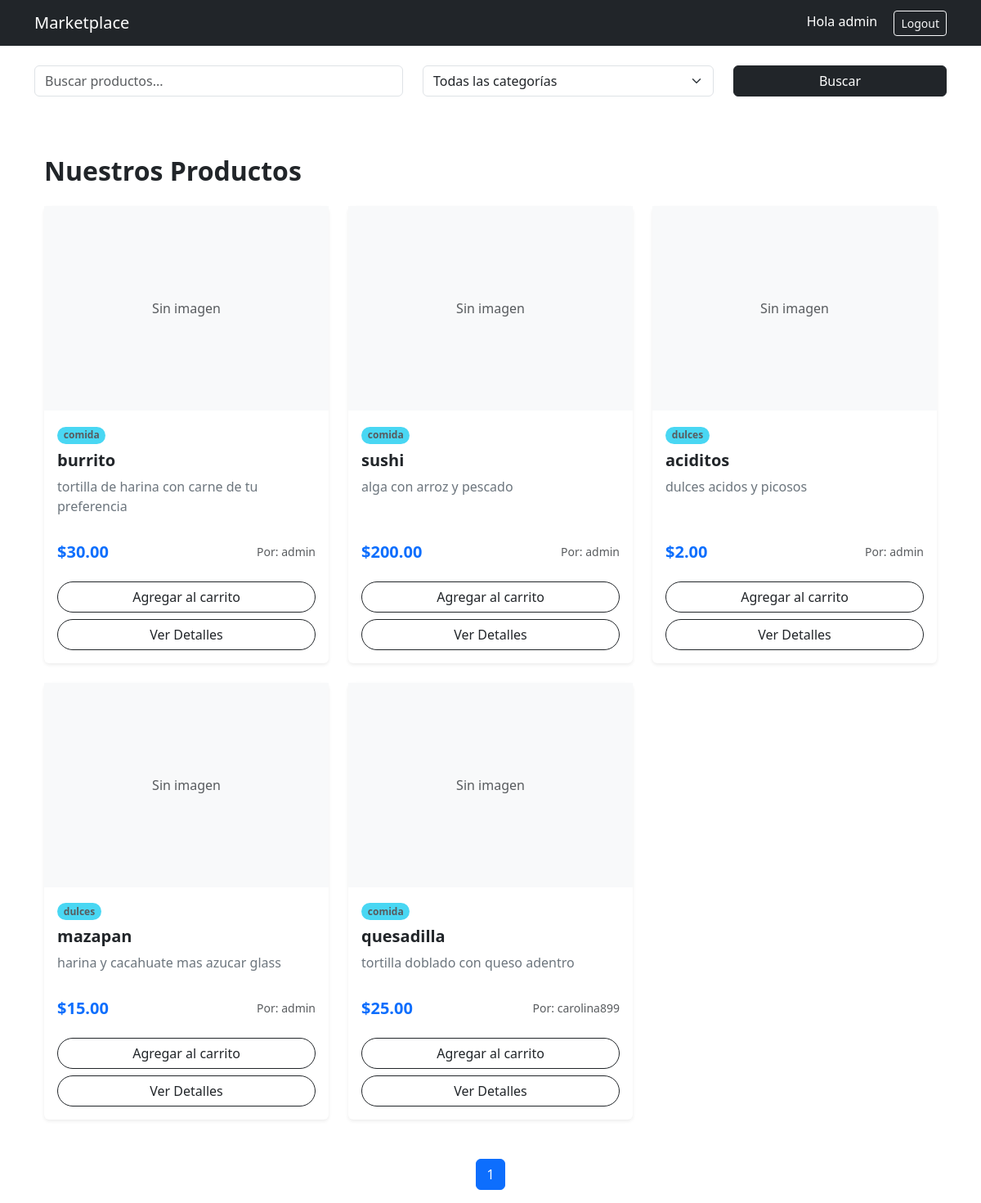
/ (signed in), run on the app's committed database.
### store/models.py (models this page shows, shortened)
class User(AbstractUser):
    id = models.UUIDField(primary_key=True, default=uuid.uuid4, editable=False)
    is_seller = models.BooleanField(default=False)

class Product(models.Model):
    id = models.UUIDField(primary_key=True, default=uuid.uuid4, editable=False)
    name = models.CharField(max_length=150)
    description = models.TextField()
    image = models.ImageField(upload_to='upload/', blank=True, null=True)
    price = models.DecimalField(max_digits=10, decimal_places=2)
    stock = models.PositiveIntegerField(default=0)
    owner = models.ForeignKey(
        User,
        on_delete=models.CASCADE,
        related_name='products'
    )  # 1:N
    categories = models.ManyToManyField(
        Category,
        related_name='products'
    )  # N:M
    created_at = models.DateTimeField(auto_now_add=True)

class Category(models.Model):
    id = models.UUIDField(primary_key=True, default=uuid.uuid4, editable=False)
    name = models.CharField(max_length=100)
    description = models.TextField(blank=True)

### store/views.py (the view)
# urls.py: 2. Add a URL to urlpatterns:  path('', views.home, name='home')
def home(request):
    query = request.GET.get('q')
    category_id = request.GET.get('category')
    products = Product.objects.select_related(
        'owner'
    ).prefetch_related(
        'categories'
    ).all()
    if query:
        products = products.filter(
            Q(name__icontains=query) |
            Q(description__icontains=query)
        )
    if category_id:
        products = products.filter(
            categories__id=category_id
        )
    paginator = Paginator(products, 6)
    page_number = request.GET.get('page')
    page_obj = paginator.get_page(page_number)
    categories = Category.objects.all()
    return render(request, 'store/home.html', {
        'page_obj': page_obj,
        'categories': categories,
        'products': products
    })

### store/templates/store/home.html (shortened to what this page needs)
{% extends 'store/base.html' %}
{% block content %}
<form method="GET" class="row mb-4">
    <div class="col-md-5">
        <input type="text"
               name="q"
               class="form-control"
               placeholder="Buscar productos...">
    </div>
    <div class="col-md-4">
        <select name="category"
                class="form-select">
            <option value="">Todas las categorías</option>
        </select>
    </div>
    <div class="col-md-3">
        <button class="btn btn-dark w-100">
            Buscar
        </button>
    </div>
</form>
<div class="container py-5">
    <h2 class="mb-4 fw-bold text-dark">Nuestros Productos</h2>
    <div class="row row-cols-1 row-cols-md-2 row-cols-lg-3 g-4">
        {% for product in products %}
        <div class="col">
            <div class="card h-100 border-0 shadow-sm transition-hover">
                {% if product.image %}
                    <img src="{{ product.image.url }}" class="card-img-top object-fit-cover" alt="{{ product.name }}" style="height: 250px;">
                {% else %}
                    <div class="bg-light d-flex align-items-center justify-content-center" style="height: 250px;">
                        <span class="text-muted">Sin imagen</span>
                    </div>
                {% endif %}
                <div class="card-body d-flex flex-column">
                    <div class="mb-2">
                        {% for cat in product.categories.all %}
                            <span class="badge rounded-pill bg-info text-dark opacity-75 small">{{ cat.name }}</span>
                        {% endfor %}
                    </div>
                    <h5 class="card-title fw-semibold">{{ product.name }}</h5>
                    <p class="card-text text-secondary flex-grow-1">
                        {{ product.description|truncatechars:100 }}
                    </p>
                    <div class="d-flex justify-content-between align-items-center mt-3">
                        <span class="h5 mb-0 fw-bold text-primary">${{ product.price }}</span>
                        <small class="text-muted">Por: {{ product.owner.username }}</small>
                    </div>
                </div>
                <div class="card-footer bg-transparent border-top-0 pb-3">
                    {% if user.is_authenticated %}
                        <div class="d-grid">
                            <a href="{% url 'add_to_cart' product.id %}" class="btn btn-outline-dark rounded-pill">Agregar al carrito</a>
                        </div>
                    {% endif %}
                    <div class="d-grid pt-2">
                        <a href="#" class="btn btn-outline-dark rounded-pill">Ver Detalles</a>
                    </div>
                </div>
            </div>
        </div>
        {% empty %}
        <div class="col-12 text-center py-5">
            <p class="lead text-muted">No hay productos disponibles en este momento.</p>
        </div>
        {% endfor %}
    </div>
</div>
<nav>
<ul class="pagination justify-content-center">
    <li class="page-item active">
        <span class="page-link">
            {{ page_obj.number }}
        </span>
    </li>
</ul>
</nav>
{% endblock %}

### store/templates/store/base.html (shortened to what this page needs)
<!DOCTYPE html>
<html lang="es">
<head>
    <link href="https://cdn.jsdelivr.net/npm/bootstrap@5.3.0/dist/css/bootstrap.min.css" rel="stylesheet">
</head>
<body>
<nav class="navbar navbar-expand-lg navbar-dark bg-dark">
  <div class="container">
    <a class="navbar-brand" href="/">Marketplace</a>
    <div>
      {% if user.is_authenticated %}
        <span class="text-white me-3">Hola {{ user.username }}</span>
        <a href="{% url 'logout' %}" class="btn btn-outline-light btn-sm">Logout</a>
      {% else %}
        <a href="{% url 'login' %}" class="btn btn-outline-light btn-sm me-2">Login</a>
        <a href="{% url 'register' %}" class="btn btn-primary btn-sm">Registro</a>
      {% endif %}
    </div>
  </div>
</nav>
<div class="container mt-4">
    {% block content %}{% endblock %}
</div>
</body>
</html>

### store/templates/store/home.html (style rules this page uses)
.transition-hover { transition: transform 0.2s ease-in-out, box-shadow 0.2s ease-in-out; }

### data on the page
User: username "admin"
Product: shows "Sin imagen", name "burrito", description "tortilla de harina con carne de tu preferencia", price "30.00", owner.username "admin"
Category: name "comida"
Product: shows "Sin imagen", name "sushi", description "alga con arroz y pescado", price "200.00", owner.username "admin"
Product: shows "Sin imagen", name "aciditos", description "dulces acidos y picosos", price "2.00", owner.username "admin"
Category: name "dulces"
Product: shows "Sin imagen", name "mazapan", description "harina y cacahuate mas azucar glass", price "15.00", owner.username "admin"
Product: shows "Sin imagen", name "quesadilla", description "tortilla doblado con queso adentro", price "25.00", owner.username "carolina899"

### other printed values
{{ page_obj.number }} "1"
